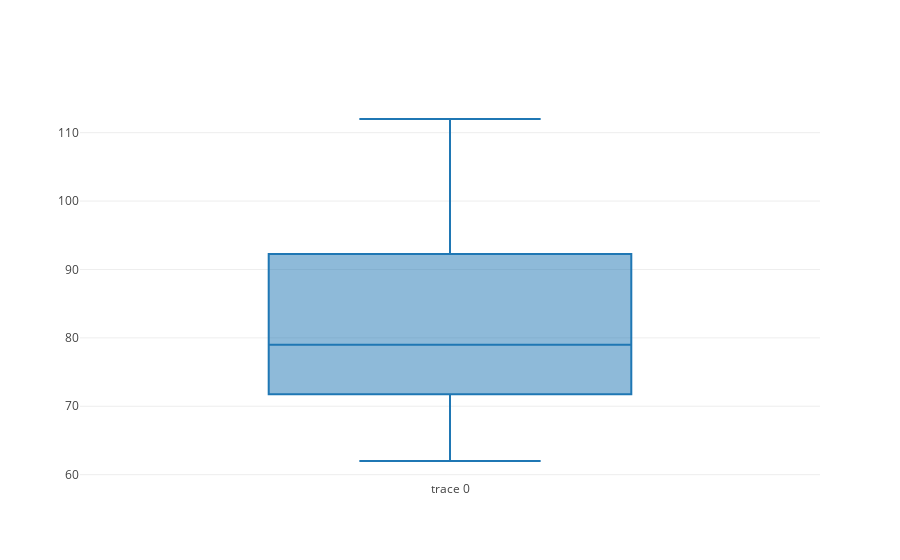

The notebook cell this image was saved under:
### Code cell
data = [go.Box(y=df.Women)]
iplot(data)

### Figure 1 — Plotly figure (JSON) as saved in the notebook; plotly's stock layout.template omitted (floating-point values rounded to 4 significant figures)
{"data": [{"type": "box", "uid": "396096dc-c13d-11e8-9bde-6a0001e5ffa0", "y": [94, 96, 112, 92, 90, 78, 94, 76, 79, 86, 93, 84, 67, 73, 80, 62, 72, 71, 68, 64, 72]}], "layout": {}}
